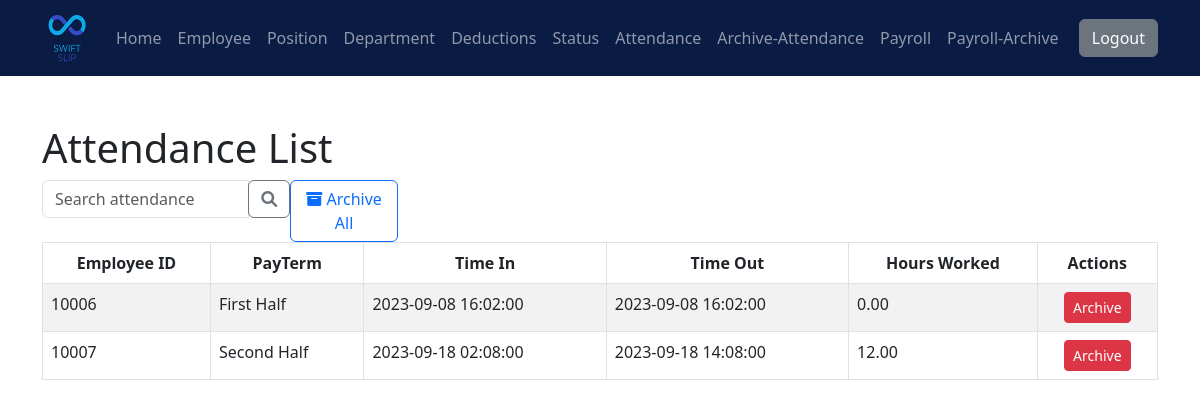
The page /SwiftPay/attendance/viewattendance.php (signed in) on the database its author committed.
### tables this page shows
CREATE TABLE `attendance` (
  `attendance_id` int(11) NOT NULL,
  `employee_id` int(11) DEFAULT NULL,
  `date` date DEFAULT NULL,
  `pay_term` varchar(20) DEFAULT NULL,
  `time_in` datetime DEFAULT NULL,
  `time_out` datetime DEFAULT NULL,
  `hours_worked` decimal(10,2) GENERATED ALWAYS AS (time_to_sec(timediff(`time_out`,`time_in`)) / 3600) STORED
);

### SwiftPay/attendance/viewattendance.php (the view, shortened to what this page needs)
<?php
include '../nav/nav_bar.php';
include '../connect.php';
$query = "SELECT * FROM attendance";
$result = mysqli_query($con, $query);
$attendanceData = array();
while ($row = mysqli_fetch_assoc($result)) {
    $attendanceData[] = $row;
}
function calculateHoursWorked($timeIn, $timeOut) {
    $startTime = strtotime($timeIn);
    $endTime = strtotime($timeOut);
    $secondsWorked = $endTime - $startTime;
    $hoursWorked = $secondsWorked / 3600;
    return number_format($hoursWorked, 2);
}
?>
<!DOCTYPE html>
<html lang="en">
<head>
    <link rel="stylesheet" href="https://cdnjs.cloudflare.com/ajax/libs/font-awesome/6.0.0-beta3/css/all.min.css">
</head>
<body>
    <div class="container mt-5">
        <div class="row">
            <div class="col-md-9">
                <h1>Attendance List</h1>
            </div>
            <div class="col-md-4">
                <div class="d-flex">
                    <form class="flex-grow-1" method="GET" action="">
                        <div class="input-group">
                            <input type="text" class="form-control" name="search" placeholder="Search attendance">
                            <div class="input-group-append">
                                <button class="btn btn-outline-secondary" type="submit">
                                    <i class="fas fa-search"></i>
                                </button>
                            </div>
                        </div>
                    </form>
                    <a href="archive_all_attendance_process.php" class="btn btn-outline-primary">
                        <i class="fa-solid fa-archive"></i> Archive All
                    </a>
                </div>
            </div>
        </div>
        <table class="table table-striped table-bordered table-hover">
            <thead class="thead-dark text-center">
                <tr>
                    <th>Employee ID</th>
                    <th>PayTerm</th>
                    <th>Time In</th>
                    <th>Time Out</th>
                    <th>Hours Worked</th>
                    <th>Actions</th>
                </tr>
            </thead>
            <tbody>
                <?php foreach ($attendanceData as $attendance) { ?>
                    <tr>
                        <td>
                            <?php echo $attendance['employee_id']; ?>
                        </td>
                        <td>
                            <?php echo $attendance['pay_term']; ?>
                        </td>
                        <td>
                            <?php echo $attendance['time_in']; ?>
                        </td>
                        <td>
                            <?php echo $attendance['time_out']; ?>
                        </td>
                        <td>
                            <?php
                            echo calculateHoursWorked($attendance['time_in'], $attendance['time_out']);
                            ?>
                        </td>
                        <td class="text-center">
                            <a href="archive_process.php?attendance_id=<?php echo $attendance['attendance_id']; ?>"
                                class="btn btn-danger btn-sm">Archive</a>
                        </td>
                    </tr>
                <?php } ?>
            </tbody>
        </table>
    </div>
</body>
</html>

### rows shown on the page
attendance: employee "10006", pay_term "First Half", time_in "2023-09-08 16:02:00", time_out "2023-09-08 16:02:00", time_in+time_out "0.00"
attendance: employee "10007", pay_term "Second Half", time_in "2023-09-18 02:08:00", time_out "2023-09-18 14:08:00", time_in+time_out "12.00"
